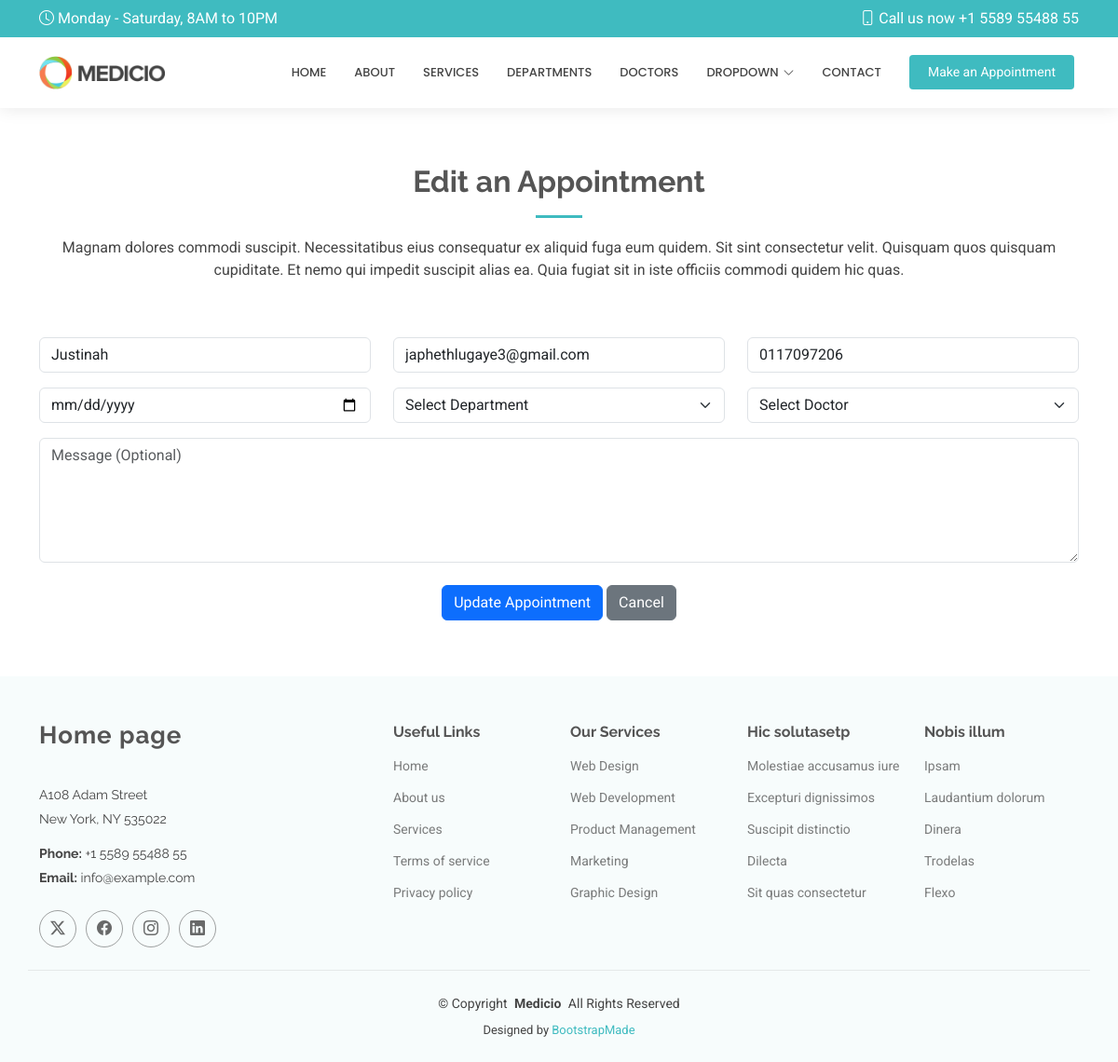
/edit/3, run on an earlier commit of the app's database.
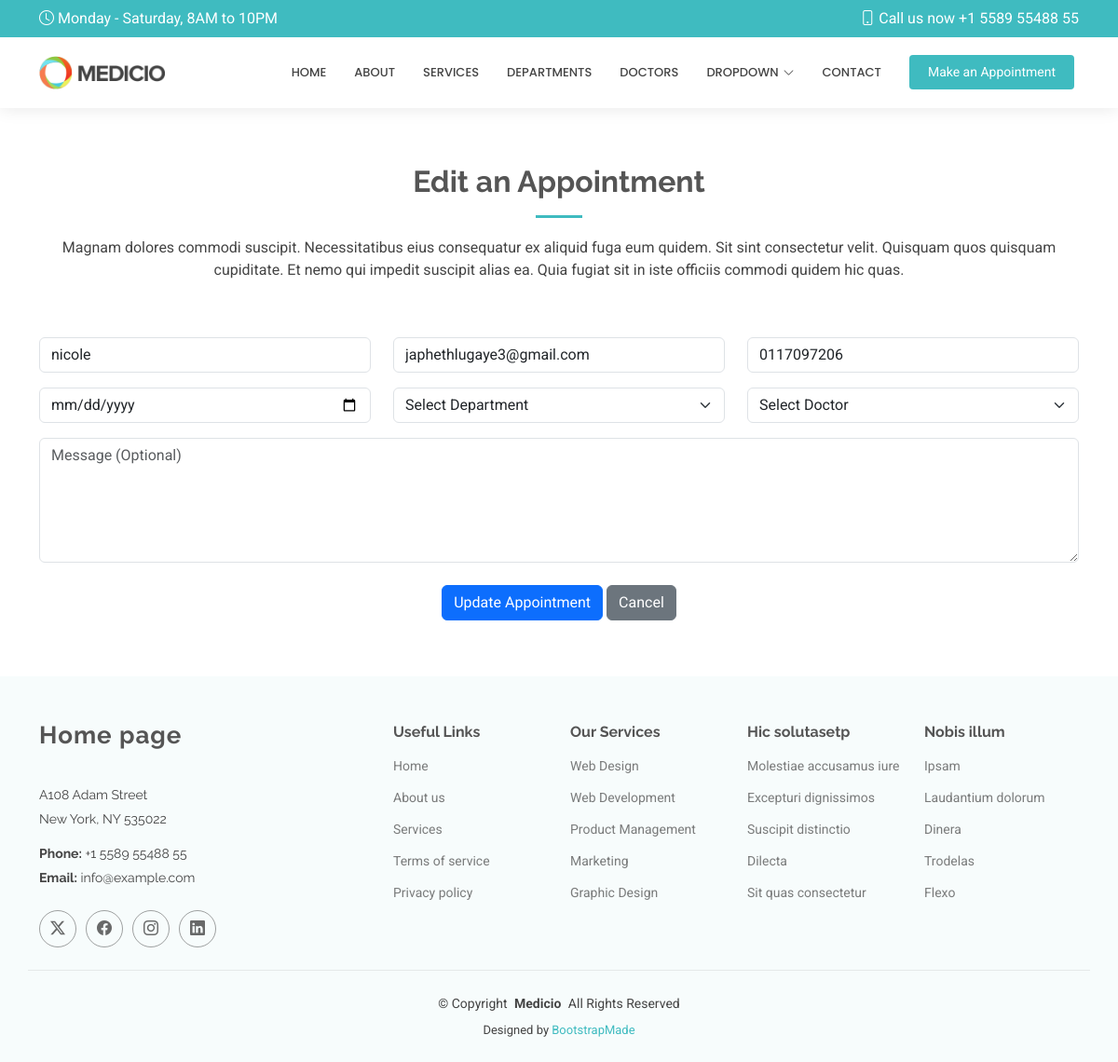
And on a later commit of the database.
### HospitalApp/models.py (models this page shows, shortened)
class appointment(models.Model):
    name = models.CharField(max_length=150)
    email = models.EmailField()
    phone = models.CharField(max_length=150)
    date = models.DateTimeField()
    department = models.CharField(max_length=150)
    doctor = models.CharField(max_length=150)
    message = models.TextField()

### HospitalApp/views.py (the view)
# urls.py: path('edit/<int:id>', views.edit, name='edit'),
def edit(request,id):
    appointment1 = get_object_or_404(appointment,id=id)
    if request.method == 'POST':
        appointment1.name = request.POST.get('name')
        appointment1.email = request.POST.get('email')
        appointment1.phone = request.POST.get('phone')
        appointment1.date = request.POST.get('date')
        appointment1.department = request.POST.get('department')
        appointment1.doctor = request.POST.get('doctor')
        appointment1.message = request.POST.get('message')
        appointment1.save()
        return redirect('/show')
    else:
     return render(request,'edit.html',{'appointment1': appointment1})

### Templates/edit.html (shortened to what this page needs)
{% extends 'starter-page.html' %}
{% load static %}
{% block content %}
    <section id="appointment" class="appointment section-bg">
      <div class="container" data-aos="fade-up">
        <div class="section-title">
          <h2>Edit an Appointment</h2>
          <p>Magnam dolores commodi suscipit. Necessitatibus eius consequatur ex aliquid fuga eum quidem. Sit sint consectetur velit. Quisquam quos quisquam cupiditate. Et nemo qui impedit suscipit alias ea. Quia fugiat sit in iste officiis commodi quidem hic quas.</p>
        </div>
        <form method="post" role="form">
          <div class="row">
            <div class="col-md-4 form-group">
              <input type="text" name="name" class="form-control" id="name" value="{{ appointment1.name }}" placeholder="Your Name" required>
            </div>
            <div class="col-md-4 form-group mt-3 mt-md-0">
              <input type="email" class="form-control" name="email" id="email" value="{{ appointment1.email }}" placeholder="Your Email" required>
            </div>
            <div class="col-md-4 form-group mt-3 mt-md-0">
              <input type="tel" class="form-control" name="phone" id="phone" value="{{ appointment1.phone }}" placeholder="Your Phone" required>
            </div>
          </div>
          <div class="row">
            <div class="col-md-4 form-group mt-3">
              <input type="date" name="date" class="form-control datepicker" id="date" value="{{ appointment1.date }}" placeholder="Appointment Date" required>
            </div>
            <div class="col-md-4 form-group mt-3">
              <select name="department" id="department" class="form-select">
                <option value="">Select Department</option>
              </select>
            </div>
            <div class="col-md-4 form-group mt-3">
              <select name="doctor" id="doctor" class="form-select">
                <option value="">Select Doctor</option>
              </select>
            </div>
          </div>
          <div class="form-group mt-3">
            <textarea class="form-control" name="message" rows="5" placeholder="Message (Optional)">{{ appointment1.message }}</textarea>
          </div>
          <div class="text-center mt-4">
            <button type="submit" class="btn btn-primary">Update Appointment</button>
            <a href="{% url 'show' %}" class="btn btn-secondary">Cancel</a>
        </div>
        </form>
      </div>
    </section>
{% endblock %}

What changed in the data, as far as the page shows it:
changed appointment "japhethlugaye3@gmail.com": name "Justinah" → "nicole"
